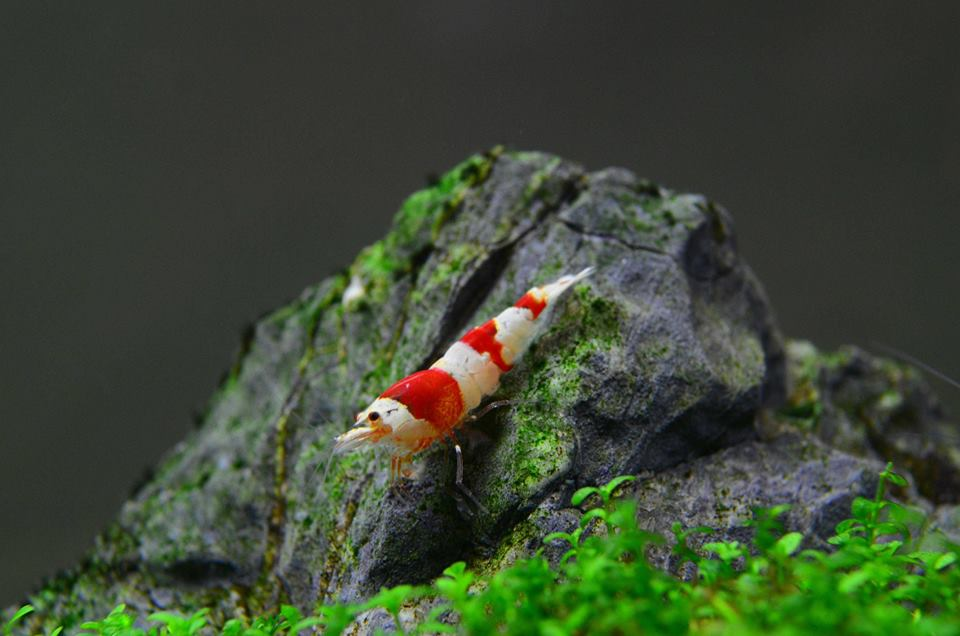
#> input picture buoi2/anh1.jpg, 960 x 636 px
$ python bien_doi_anh_mau_sang_xam.py
#> lines starting #> are read from the running program, lines starting #| are printed output that depends on the picture
import cv2
# [5 lines of commented-out code are left out]

img2=cv2.imread('anh1.jpg',1)
#> img2 is the input picture: shape (636, 960, 3); mean B, G, R 52.4, 72.2, 60.8
resized_goc = cv2.resize(img2, (400, 350))
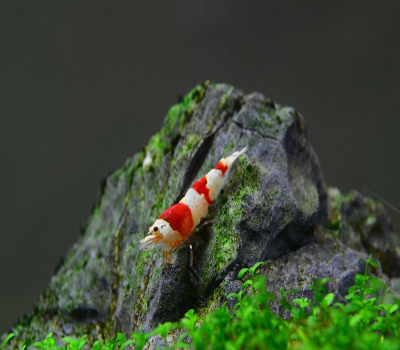
#> resized_goc: shape (350, 400, 3); mean B, G, R 52.3, 72.1, 60.7
cv2.imshow("anh goc",resized_goc)

img_gray = cv2.cvtColor(img2, cv2.COLOR_BGR2GRAY)
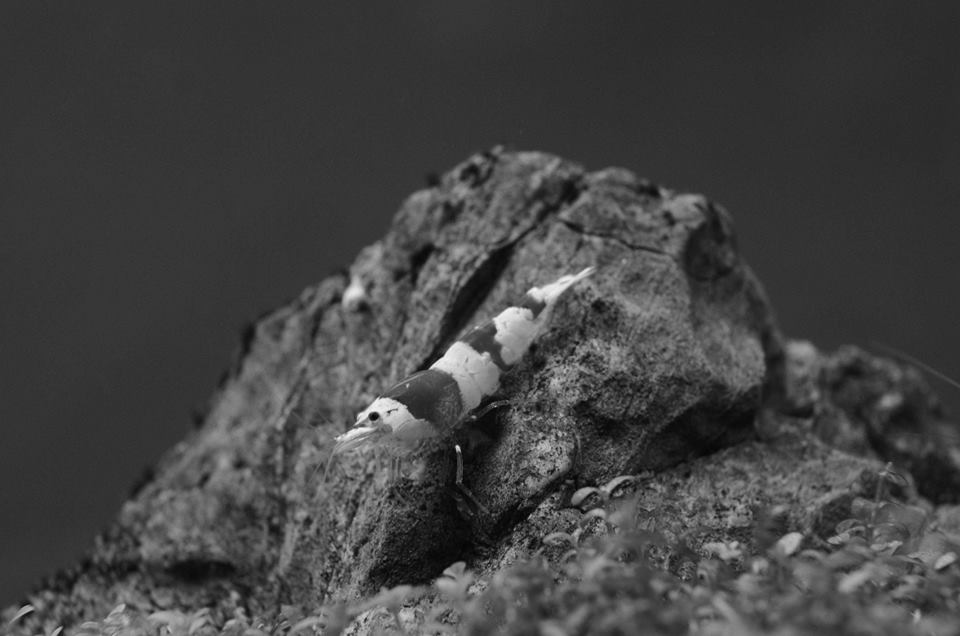
#> img_gray: shape (636, 960); min 1, max 249, mean 66.6
resized_gray = cv2.resize(img_gray, (400, 350))
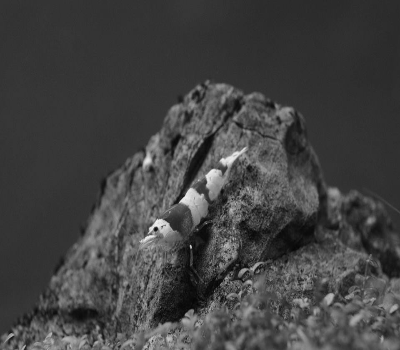
#> resized_gray: shape (350, 400); min 5, max 244, mean 66.5
cv2.imshow('anh xam',resized_gray)

cv2.waitKey(0)

$ run again, with buoi2/rwwNX.jpg copied over buoi2/anh1.jpg
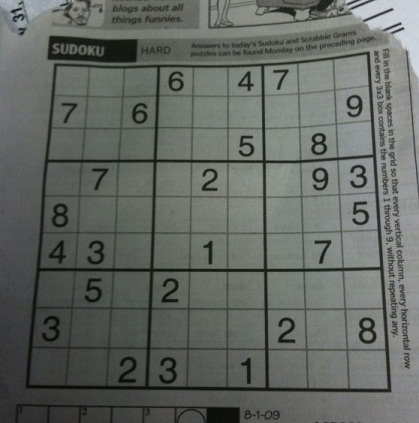
#> input picture buoi2/rwwNX.jpg, 419 x 423 px
#> img2 is the input picture: shape (423, 419, 3); mean B, G, R 98.9, 103.6, 99.4
#> `resized_goc = cv2.resize(img2, (400, 350))`:
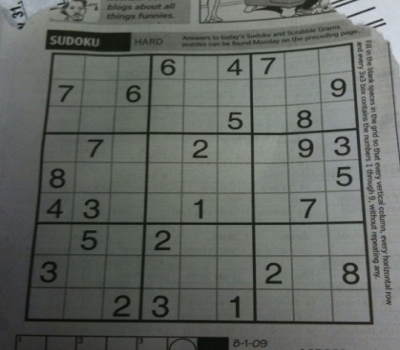
#> resized_goc: shape (350, 400, 3); mean B, G, R 98.8, 103.5, 99.3
